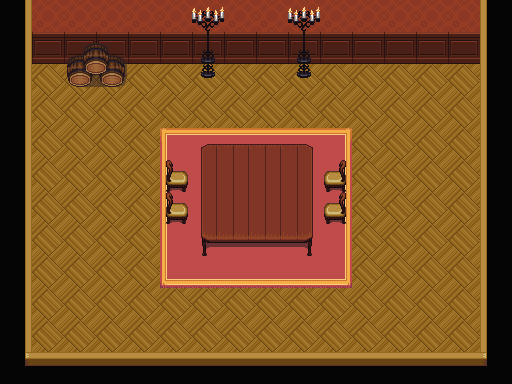

The image is a tile-based game level rendered from a .tmx file. Its description and complete source (layers, tilesets, objects, tile grids) follow:
An orthogonal 16x12 tile map with 32x32 px tiles, 3 tile layers (Tile Layer 1, Tile Layer 4, Tile Layer 2).

<map version="1.0" tiledversion="2017.11.22" orientation="orthogonal" renderorder="right-down" width="16" height="12" tilewidth="32" tileheight="32" infinite="0" nextobjectid="1">
 <tileset firstgid="1" source="Interior1.tsx" />
 <layer name="Tile Layer 1" width="16" height="12">
  <data encoding="csv">
969,983,983,983,983,983,983,983,983,983,983,983,983,983,983,967,
969,874,874,874,874,874,874,874,874,874,874,874,874,874,874,967,
969,900,900,900,900,900,900,900,900,900,900,900,900,900,900,967,
969,900,900,900,900,900,900,900,900,900,900,900,900,900,900,967,
969,900,900,900,900,900,900,900,900,900,900,900,900,900,900,967,
969,900,900,900,900,900,900,900,900,900,900,900,900,900,900,967,
969,900,900,900,900,900,900,900,900,900,900,900,900,900,900,967,
969,900,900,900,900,900,900,900,900,900,900,900,900,900,900,967,
969,900,900,900,900,900,900,900,900,900,900,900,900,900,900,967,
969,900,900,900,900,900,900,900,900,900,900,900,900,900,900,967,
969,900,900,900,900,900,900,900,900,900,900,900,900,900,900,967,
966,936,936,936,936,936,936,936,936,936,936,936,936,936,936,965
</data>
 </layer>
 <layer name="Tile Layer 4" width="16" height="12">
  <data encoding="csv">
0,0,0,0,0,0,0,0,0,0,0,0,0,0,0,0,
0,0,0,0,0,0,0,0,0,0,0,0,0,0,0,0,
0,0,0,0,0,0,0,0,0,0,0,0,0,0,0,0,
0,0,0,0,0,0,0,0,0,0,0,0,0,0,0,0,
0,0,0,0,0,939,940,940,940,940,941,0,0,0,0,0,
0,0,0,0,0,971,972,0,0,972,973,0,0,0,0,0,
0,0,0,0,0,971,972,0,0,972,973,0,0,0,0,0,
0,0,0,0,0,971,972,972,972,972,973,0,0,0,0,0,
0,0,0,0,0,1003,1004,1004,1004,1004,1005,0,0,0,0,0,
0,0,0,0,0,0,0,0,0,0,0,0,0,0,0,0,
0,0,0,0,0,0,0,0,0,0,0,0,0,0,0,0,
0,0,0,0,0,0,0,0,0,0,0,0,0,0,0,0
</data>
 </layer>
 <layer name="Tile Layer 2" width="16" height="12">
  <data encoding="csv">
0,0,0,0,0,0,692,0,0,692,0,0,0,0,0,0,
0,0,276,277,0,0,724,0,0,724,0,0,0,0,0,0,
0,0,308,309,0,0,756,0,0,756,0,0,0,0,0,0,
0,0,0,0,0,0,0,0,0,0,0,0,0,0,0,0,
0,0,0,0,0,0,757,758,758,759,0,0,0,0,0,0,
0,0,0,0,0,367,789,790,790,791,368,0,0,0,0,0,
0,0,0,0,0,367,789,790,790,791,368,0,0,0,0,0,
0,0,0,0,0,0,853,854,854,855,0,0,0,0,0,0,
0,0,0,0,0,0,0,0,0,0,0,0,0,0,0,0,
0,0,0,0,0,0,0,0,0,0,0,0,0,0,0,0,
0,0,0,0,0,0,0,0,0,0,0,0,0,0,0,0,
0,0,0,0,0,0,0,0,0,0,0,0,0,0,0,0
</data>
 </layer>
</map>
